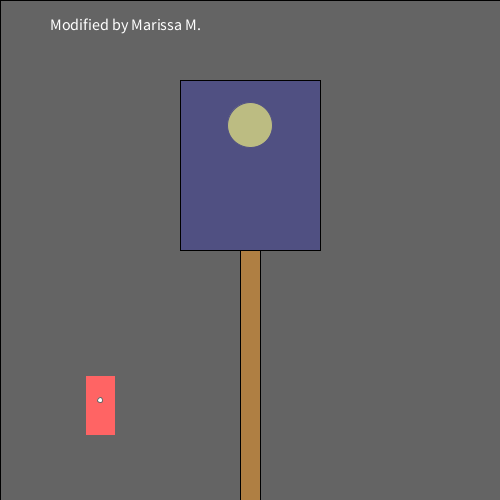
Frame 1 (no input)
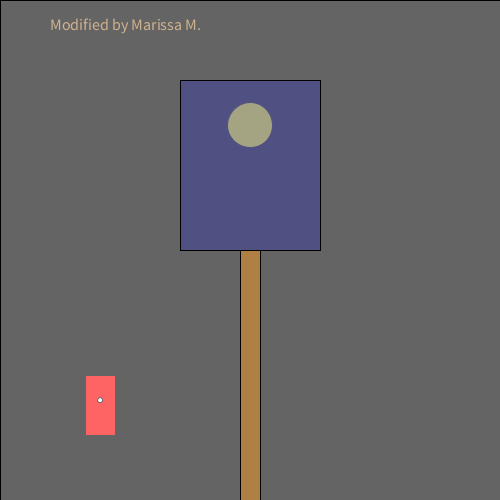
Frame 60 (the mouse pressed at the canvas centre just before this capture)
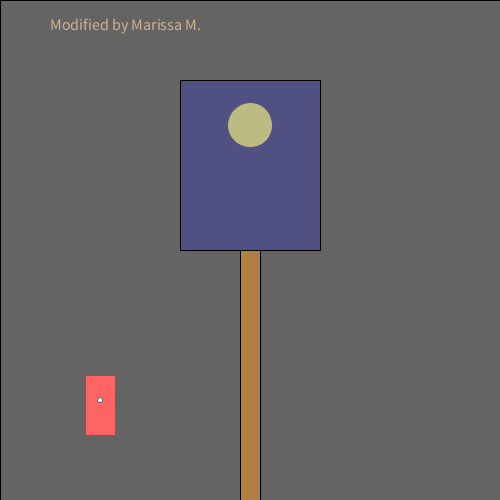
Frame 120 (the mouse held since frame 60 and released just before this capture)

The Processing sketch that drew these frames (run headless with seeded random() and noise(); from frame 60 on, the mouse is pressed at the canvas centre):

// Processing sketch: processing_160222
// ── processing_160222.pde

/*
  Norm Krumpe
  September 22, 2012
  Models a light that is triggered by motion (in this case, motion
  of the mouse).  The light also has a timer.  So, motion turns on the
  light, but a certain amount of time passing with no motion will
  cause the light to turn off again.
*/
 
// How close you need to get to the
// light sensor in order to turn on
// the light.  Higher values make it
// easier to trigger the light.  Distance
// is measured in pixels.
final int TRIGGER_DISTANCE = 100;
 
// The location of the sensor:
final int SWITCH_CENTER_X = 100;
final int SWITCH_CENTER_Y = 400;
 
// seconds until light shuts off automatically when there is no motion
final float SECONDS_UNTIL_AUTO_SHUTOFF = 10;
 
// Light will initially be on because of this next value.
// Want the light off initially? 
// Set this to something less than SECONDS_UNTIL_AUTO_SHUTOFF
float timeOfLastTrigger = 0;
boolean revealTriggerRegion = false;
 
// Just choose a window size
void setup() {
  size(500, 500);
  

}
 
// Each time the mouse moves, check to see
// if it triggered the motion sensor
void mouseMoved() {
  if (motionSensorWasTriggered()) {
    timeOfLastTrigger = millis()/1000.0;
  }
}
 
// When a key is pressed, toggle the "cheat" that
// reveals the motion sensor's trigger region.
void keyPressed() {
  revealTriggerRegion = !revealTriggerRegion;
}
 
// Draw the various parts of the scene
void draw() {
  background(0);
  
   textSize(16);
text("Modified by Marissa M.", 50, 30);

  drawLightSwitch();
  drawLamp(); 
  drawTriggerRegion();
}
 
// Draws all components of the lamp
void drawLamp() {
  drawLight();
  fill(0, 0, 255, 50);
  quad(180, 80, 320, 80, 320, 250, 180, 250);
  fill(175, 127, 67);
  rect(240, 250, 20, 250);
}
 
// How the light gets drawn depends on whether
// the lightbulb is lit.
void drawLight() {
 
  if (secondsSinceLastTrigger() < SECONDS_UNTIL_AUTO_SHUTOFF) {
    // If the light is on:
    int strength = (int)random(156, 256);
    fill(strength, strength, 0);
    ellipse(250, 125, 45, 45);
    fill(255, 100);
    rect(0, 0, width, height);
  }
 
  else {
    // Light is off:
    fill(10, 10, 0);
    ellipse(250, 125, 45, 45);
  }
}
 
// Draw the light switch/sensor
void drawLightSwitch() {
  fill(255, 0, 0);
  rect(SWITCH_CENTER_X - 15, SWITCH_CENTER_Y - 25, 30, 60);
  fill(255);
  ellipse(SWITCH_CENTER_X, SWITCH_CENTER_Y, 5, 5);
}
 
// Return true if the mouse triggered the sensor
boolean motionSensorWasTriggered() {
  return distanceFromLightSwitch() < TRIGGER_DISTANCE;
}
 
// Compute the distance between the mouse and the sensor
float distanceFromLightSwitch() { 
  return dist(mouseX, mouseY, SWITCH_CENTER_X, SWITCH_CENTER_Y);
}
 
// Determine how long it has been since the motion sensor
// was last turned on.
float secondsSinceLastTrigger() {
  return millis()/1000.0 - timeOfLastTrigger;
}
 
// Show a "cheat" region so that you know where the mouse
// needs to go in order to trigger the light sensor
void drawTriggerRegion() {
  if (revealTriggerRegion) {
    fill(255, 25);
    ellipse(SWITCH_CENTER_X, SWITCH_CENTER_Y,
    TRIGGER_DISTANCE * 2, TRIGGER_DISTANCE * 2);
  }
}
